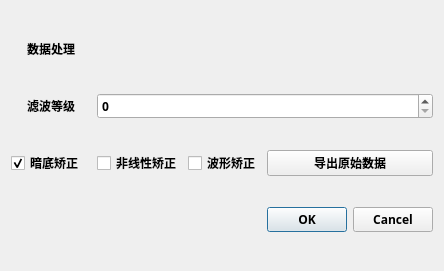
<?xml version="1.0" encoding="UTF-8"?>
<ui version="4.0">
 <class>DialogPen</class>
 <widget class="QDialog" name="DialogPen">
  <property name="geometry">
   <rect>
    <x>0</x>
    <y>0</y>
    <width>418</width>
    <height>271</height>
   </rect>
  </property>
  <property name="font">
   <font>
    <family>微软雅黑</family>
    <bold>true</bold>
   </font>
  </property>
  <property name="windowTitle">
   <string>Dialog</string>
  </property>
  <layout class="QGridLayout" name="gridLayout">
   <item row="2" column="0">
    <widget class="QCheckBox" name="checkDeductDark">
     <property name="text">
      <string>暗底矫正</string>
     </property>
     <property name="checked">
      <bool>true</bool>
     </property>
    </widget>
   </item>
   <item row="1" column="0">
    <widget class="QPushButton" name="pushButton_3">
     <property name="text">
      <string>滤波等级</string>
     </property>
     <property name="default">
      <bool>false</bool>
     </property>
     <property name="flat">
      <bool>true</bool>
     </property>
    </widget>
   </item>
   <item row="2" column="1">
    <widget class="QCheckBox" name="checkNonLinearCorrect">
     <property name="text">
      <string>非线性矫正</string>
     </property>
    </widget>
   </item>
   <item row="0" column="0">
    <widget class="QPushButton" name="pushButton">
     <property name="text">
      <string>数据处理</string>
     </property>
     <property name="icon">
      <iconset>
       <normaloff>../../svgsource/line-chart-line.svg</normaloff>../../svgsource/line-chart-line.svg</iconset>
     </property>
     <property name="default">
      <bool>false</bool>
     </property>
     <property name="flat">
      <bool>true</bool>
     </property>
    </widget>
   </item>
   <item row="2" column="2">
    <widget class="QCheckBox" name="checkWaveShapeCorrect">
     <property name="text">
      <string>波形矫正</string>
     </property>
    </widget>
   </item>
   <item row="2" column="3">
    <widget class="QPushButton" name="buttonOutputData">
     <property name="text">
      <string>导出原始数据</string>
     </property>
     <property name="icon">
      <iconset>
       <normaloff>../../svgsource/logout-circle-r-line.svg</normaloff>../../svgsource/logout-circle-r-line.svg</iconset>
     </property>
     <property name="flat">
      <bool>false</bool>
     </property>
    </widget>
   </item>
   <item row="1" column="1" colspan="3">
    <widget class="QSpinBox" name="spinBoxSmoothLevel">
     <property name="maximum">
      <number>4</number>
     </property>
    </widget>
   </item>
   <item row="3" column="3">
    <widget class="QDialogButtonBox" name="buttonBox">
     <property name="standardButtons">
      <set>QDialogButtonBox::Cancel|QDialogButtonBox::Ok</set>
     </property>
    </widget>
   </item>
  </layout>
 </widget>
 <resources/>
 <connections/>
</ui>
